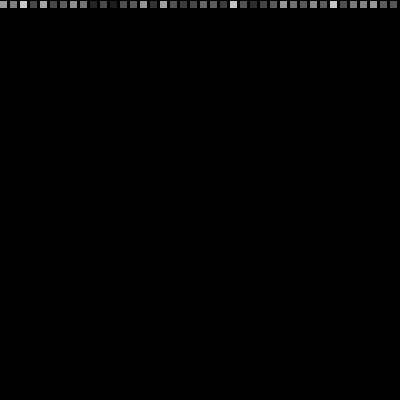
Frame 1 (no input)
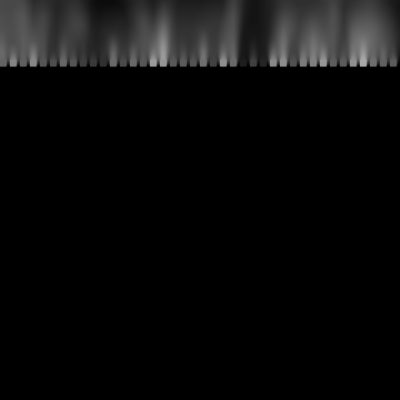
Frame 60 (the mouse pressed at the canvas centre just before this capture)
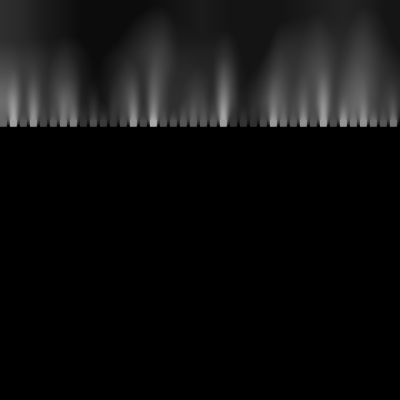
Frame 120 (the mouse held since frame 60 and released just before this capture)

The Processing sketch that drew these frames (run headless with seeded random() and noise(); from frame 60 on, the mouse is pressed at the canvas centre):

// Processing sketch: Ex_4_noise_2
// ── Ex_4_noise_2.pde
/**
 * 10px ごとに刻んだ正方形を noise() に基づいて色と大きさを変えながら描画。陽炎のように揺らめく
 */

void setup() {
    size(400, 400);
    background(0);
    noStroke();
}

void draw() {
    filter(BLUR, 1);
    // 1 つ目 (random)
    for (int i = 0; i < width; i += 10) {
        // 色の最大値 255 にあわせる
        fill(noise(i/10. + frameCount/100.) * 255);
        // 正方形の最大サイズを 15px とする
        float size = noise(0.3 + frameCount/1000.) * 15;
        rect(i, frameCount%height, size, size);
    }
}
